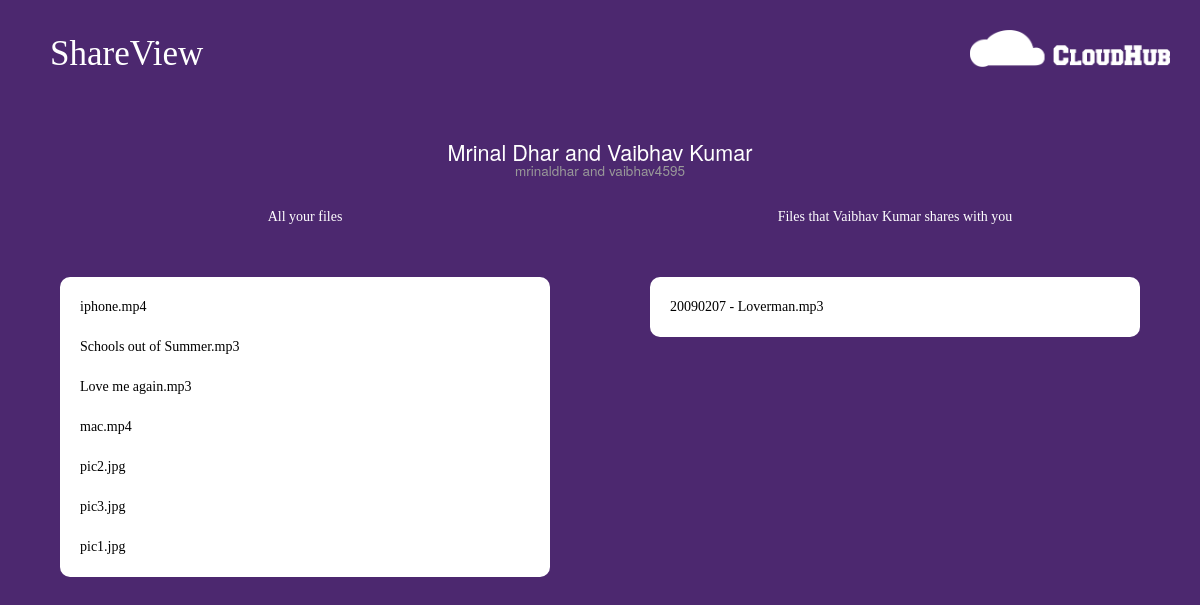
/shareview.php?id=11 (signed in), run on the app's committed database.
### tables this page shows
CREATE TABLE IF NOT EXISTS `users` (
  `id` int(255) NOT NULL AUTO_INCREMENT,
  `naam` varchar(255) NOT NULL,
  `email` varchar(255) NOT NULL,
  `password` varchar(255) NOT NULL,
  `nickname` varchar(255) NOT NULL,
  PRIMARY KEY (`id`)
);

CREATE TABLE IF NOT EXISTS `files` (
  `id` int(255) NOT NULL AUTO_INCREMENT,
  `userid` int(255) NOT NULL,
  `usernick` varchar(255) NOT NULL,
  `filename` varchar(255) NOT NULL,
  `filetype` varchar(255) NOT NULL,
  `filesize` int(255) NOT NULL,
  `shareid` int(255) NOT NULL,
  `directory` varchar(255) NOT NULL,
  PRIMARY KEY (`id`)
);

### shareview.php (the view, shortened to what this page needs)
<html>
<head>
<link rel="stylesheet" href="./css/bootstrap.css" />
<link rel="stylesheet" href="./css/basic.css" />
<link rel="stylesheet" href="./css/shareview.css" />
</head>
<body>
<h1>ShareView</h1>
<?php
 $dbc = mysqli_connect(DB_HOST, DB_USER, DB_PASSWORD, DB_NAME);
 	$myid=$_SESSION['userid'];
	if(isset($_GET['id']) && $_GET['id']!='')
	{
	$theirid = $_GET['id'];
}
else {
	$theirid=$myid;
}
$query = "SELECT * FROM users WHERE id='$theirid' LIMIT 1";
$data = mysqli_query($dbc, $query);
if (mysqli_num_rows($data)!=0)
{
	while ($row=mysqli_fetch_array($data))
	{
	$sharebuddy = $row['naam'];
	$sharenick = $row['nickname'];
}
}
else {
	$theirid=$myid;
	$sharebuddy = $_SESSION['usernaam'];
	$sharenick = $_SESSION['usernick'];
}
?>
	<a href="home.php"><img src="./img/logo_main.png" id="logo_main" /></a><br />
<div id="content">
<h4><?php echo '<big>'.$_SESSION['usernaam'] . ' and ' . $sharebuddy.'</big><br /><small>'.$_SESSION['usernick'] . ' and '.$sharenick.'</small>'; ?></h4><br />
<div id="page1" class="page">
	All your files
<ul id="files">
	<?php
	$query = "SELECT * FROM files WHERE userid='$myid' AND shareid != '$theirid'";
$data = mysqli_query($dbc, $query);
	while ($row=mysqli_fetch_array($data)) {
		echo '<li data-share="no" data-whose="mine" data-value="' . $row['id'] . '" id="./server/php/files/' . $row['directory'] . '/' . $row['filename'] . '" class="'.$row['filetype'].'">' . $row['filename'] . '</li>';
	}
	?>
	</ul>
</div>
<div id="page2" class="page">
	Files that <?php echo $sharebuddy; ?> shares with you
<ul id="files">
	<?php
$query = "SELECT * FROM sharedfiles WHERE shareid = '$myid' AND userid = '$theirid'";
$data = mysqli_query($dbc, $query);
	while ($row2=mysqli_fetch_array($data)) {
		$fileid=$row2['fileid'];
		$query2 = "SELECT * FROM files WHERE id='$fileid'";
$data2 = mysqli_query($dbc, $query2);
while ($row=mysqli_fetch_array($data2)) {
		echo '<li data-whose="their" id="./server/php/files/' . $row['directory'] . '/' . $row['filename'] . '" class="' . $row['filetype'] . '">' . $row['filename'] . '</li>';
	}
	}
	?>
	</ul>
</div>
</div>
</body>
</html>

### css/basic.css (style rules this page uses)
#logo_main { position:relative; max-width: 50%; float:right; top:30px; right:30px; padding-bottom:20px; display: block; }
body { text-align: center; font-family: myFont; }
#content { color:white; width:100%; padding:10px; display: block; margin-top: 100px; }
.page { display:block; text-align: center; }
#page1 { max-width:100%; width:100%; }
#page2 { width:100%; max-width:100%; display:none; }
h1 { font-family: myFont; font-weight: lighter; position:relative; display: block; top:15px; left:50px; float:left; color:white; font-size: 2.5em; }

### css/shareview.css (style rules this page uses)
body { background-color: rgba(76, 40, 111, 1); overflow:hidden; }
.page { text-align: center; }
#content { color:white; width:100%; padding:10px; display: block; margin-top: 100px; overflow:hidden; }
#files { background-color: white; list-style-type: none; margin-right: 50px; margin-left: 50px; margin-top: 50px; color:black; text-align: left; padding:10px; border-radius: 10px; overflow-y:auto; overflow-x:hidden; }
#files li { padding: 10px; }
#page1 { max-width:50%; width:50%; overflow: hidden; float:left; }
#page2 { width:50%; float:right; display: inline-block; max-width:50%; overflow: hidden; }
h1 { font-family: myFont; font-weight: lighter; position:relative; display: block; top:15px; left:50px; float:left; color:white; }

### data on the page
users: naam "Vaibhav Kumar", nickname "vaibhav4595"
files: filename "iphone.mp4"
files: filename "Schools out of Summer.mp3"
files: filename "Love me again.mp3"
files: filename "mac.mp4"
files: filename "pic2.jpg"
files: filename "pic3.jpg"
files: filename "pic1.jpg"
files: filename "20090207 - Loverman.mp3"

### other printed values
$_SESSION['usernaam'] "Mrinal Dhar"
$_SESSION['usernick'] "mrinaldhar"
